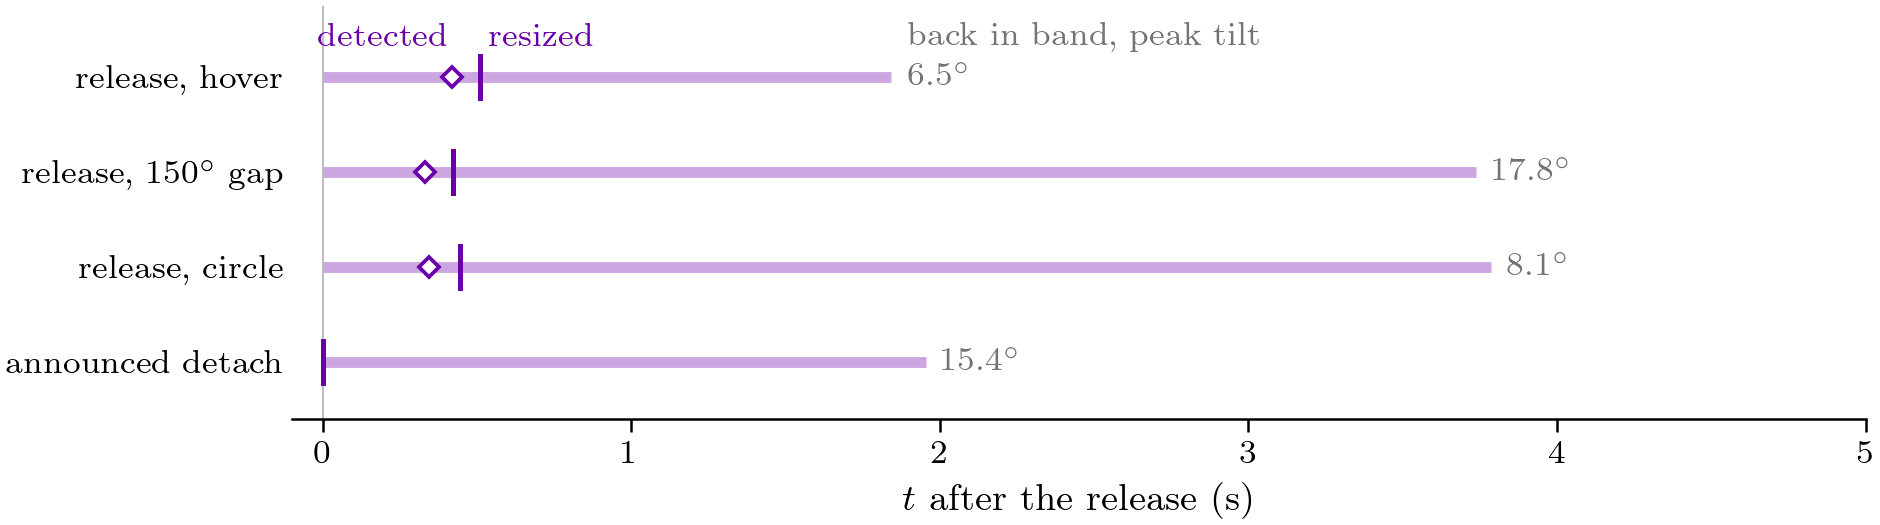

The script that saved this image:
#!/usr/bin/env python3
"""Reaction times on every rig flight that lost a carrier as planned (4 -> 3, 8 Oct): the alternative to fig_release.

Message: on every rig release the planner detected the loose cable 0.33-0.42 s after the magnet opened and resized
0.09-0.11 s later; the ring was back in its tilt band 1.8-3.8 s after the release, its tilt peaking at 6.5-17.8 deg
(the 150 deg gap the highest). The announced detach resized at once but tilted the ring to 15.4 deg.
One row per flight (best_data.RELEASES) on one clock from the event (the operator's magnet OFF; the planner's DETACH
command for the announced detach), in the four-carrier colour: open diamond = DETECTED, bar = RESIZE (the planner's DETACH line: OCP resized to n = 3, for the
announced detach the command itself), the grey line runs to back in
band (the ring's tilt under its 5 s pre-event peak + 0.5 deg for good, as fig_release), the tilt peak printed at its end.
Flights: r303_4 (hover, plates 3/11/7/9 -> 3/11/7), r304_3 (hover, 150 deg gap left), r305 (on the 0.125 m/s circle),
r302_3 (announced). Left out: the twin's 1 m release R2486 (resize 0.37 s, back in band 3.4 s, peak 5.9 deg: in the
index; its log has no sim-time detection stamp); r0012 (7 Oct announced, LAND 8 s after with the ring 15 cm high).
"""
import os
import sys

import numpy as np

sys.path.insert(0, os.path.dirname(os.path.abspath(__file__)))
import best_style as S  # noqa: E402
import best_data as B  # noqa: E402

ROWS = B.RELEASES
C = S.FLEET_COLOUR[4]               # every row is a four-carrier flight that went to three


def reaction(key):
    f = B.Flight(key)
    d = f.run()
    t = d.t.to_numpy()
    te = f.t_event('RELEASE')
    announced = te is None
    if announced:
        te = f.t_event('DETACH')
    det = None if announced else f.t_event('DETECTED', te - 0.01) - te
    resize = f.t_event('DETACH', te - 0.01) - te         # the planner's 'DETACH ... (OCP resize)' line
    end = min(f.t_event('LAND', te) or np.inf, te + 15.0)
    tilt = d.payload_tilt_deg.to_numpy()
    band = float(np.nanmax(tilt[(t >= te - 5) & (t < te)])) + 0.5
    post = (t >= te) & (t <= end)
    back = float(t[np.flatnonzero(post & (tilt > band))[-1]] - te)
    return dict(det=det, resize=resize, back=back, peak=float(np.nanmax(tilt[post])), window=end - te)


def main():
    rows = [(label, reaction(k)) for k, label in ROWS]
    for (k, _), (label, r) in zip(ROWS, rows):
        print(k, label, {a: (round(v, 2) if v is not None else None) for a, v in r.items()})
    S.setup()
    fig = S.figure('full', 1.75)
    ax = fig.subplots()
    for j, (label, r) in enumerate(rows):
        y = -j
        ax.plot([0, r['back']], [y, y], color=S.tint(C, 0.35), lw=2.6, solid_capstyle='butt', zorder=1)
        if r['det'] is not None:
            ax.plot(r['det'], y, 'D', ms=3.4, color=C, mfc='white', mew=0.9, zorder=3)
        ax.plot([r['resize']] * 2, [y - 0.22, y + 0.22], color=C, lw=S.LW_HERO, zorder=3)
        ax.annotate(f"{r['peak']:.1f}" + r'$^\circ$', xy=(r['back'], y), xytext=(4, 0), textcoords='offset points',
                    ha='left', va='center', fontsize=8, color=S.GREY)
    ax.annotate('detected', xy=(rows[0][1]['det'], 0), xytext=(-1, 6), textcoords='offset points', ha='right',
                va='bottom', fontsize=8, color=C)
    ax.annotate('resized', xy=(rows[0][1]['resize'], 0), xytext=(2, 6), textcoords='offset points', ha='left',
                va='bottom', fontsize=8, color=C)
    ax.annotate(r'back in band, peak tilt', xy=(rows[0][1]['back'], 0), xytext=(4, 6), textcoords='offset points',
                ha='left', va='bottom', fontsize=8, color=S.GREY)
    ax.axvline(0, color=S.LIGHT, lw=0.5, zorder=0)
    ax.set_yticks([-j for j in range(len(rows))], [label for label, _ in rows])
    ax.tick_params(axis='y', length=0)
    ax.set_ylim(-len(rows) + 0.4, 0.75)
    ax.set_xlim(-0.1, 5)
    ax.set_xticks([0, 1, 2, 3, 4, 5])
    ax.set_xlabel(r'$t$ after the release (s)')
    for side in ('left',):
        ax.spines[side].set_visible(False)
    S.save(fig, 'fig_reaction')


if __name__ == '__main__':
    main()
